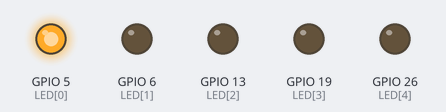
The program below on a simulated Raspberry Pi (BCM pin numbers). Parts: output pins drawn as LEDs (lit = HIGH).

Above: at 0.2 s.
At 1.2 s:
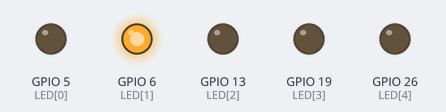
At 2.2 s:
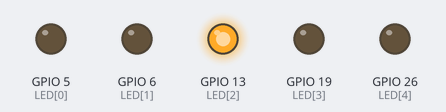
At 3.2 s:
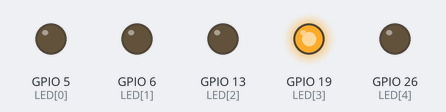
At 4.2 s:
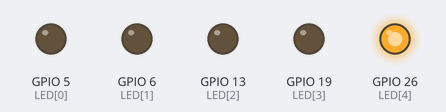
At 5.7 s:
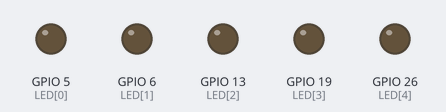
Timing chart, 0 to 6.5 s (numbered marks = the images above):
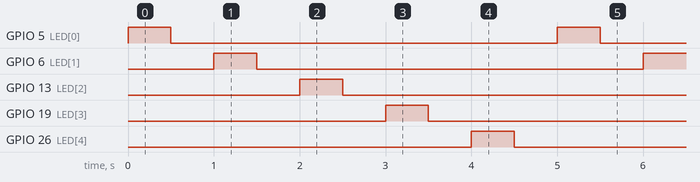

The program:

01_blink.py
```python
import RPi.GPIO as GPIO
import time
GPIO.setmode(GPIO.BCM)
LED=[5,6,13,19,26]
GPIO.setup(LED, GPIO.OUT,initial=0)

while True:
    for i in range(len(LED)):
        GPIO.output(LED[i],GPIO.HIGH)
        time.sleep(.5)
        GPIO.output(LED[i],GPIO.LOW)
        time.sleep(.5)
```

Measured:
- by itself, GPIO 5 (LED[0]), GPIO 6 (LED[1]), GPIO 13 (LED[2]), GPIO 19 (LED[3]), GPIO 26 (LED[4]): alternates HIGH for 0.50 s and LOW for 4.5 s
- by itself, everything shown: repeats every 5.0 s, in 10 steps
